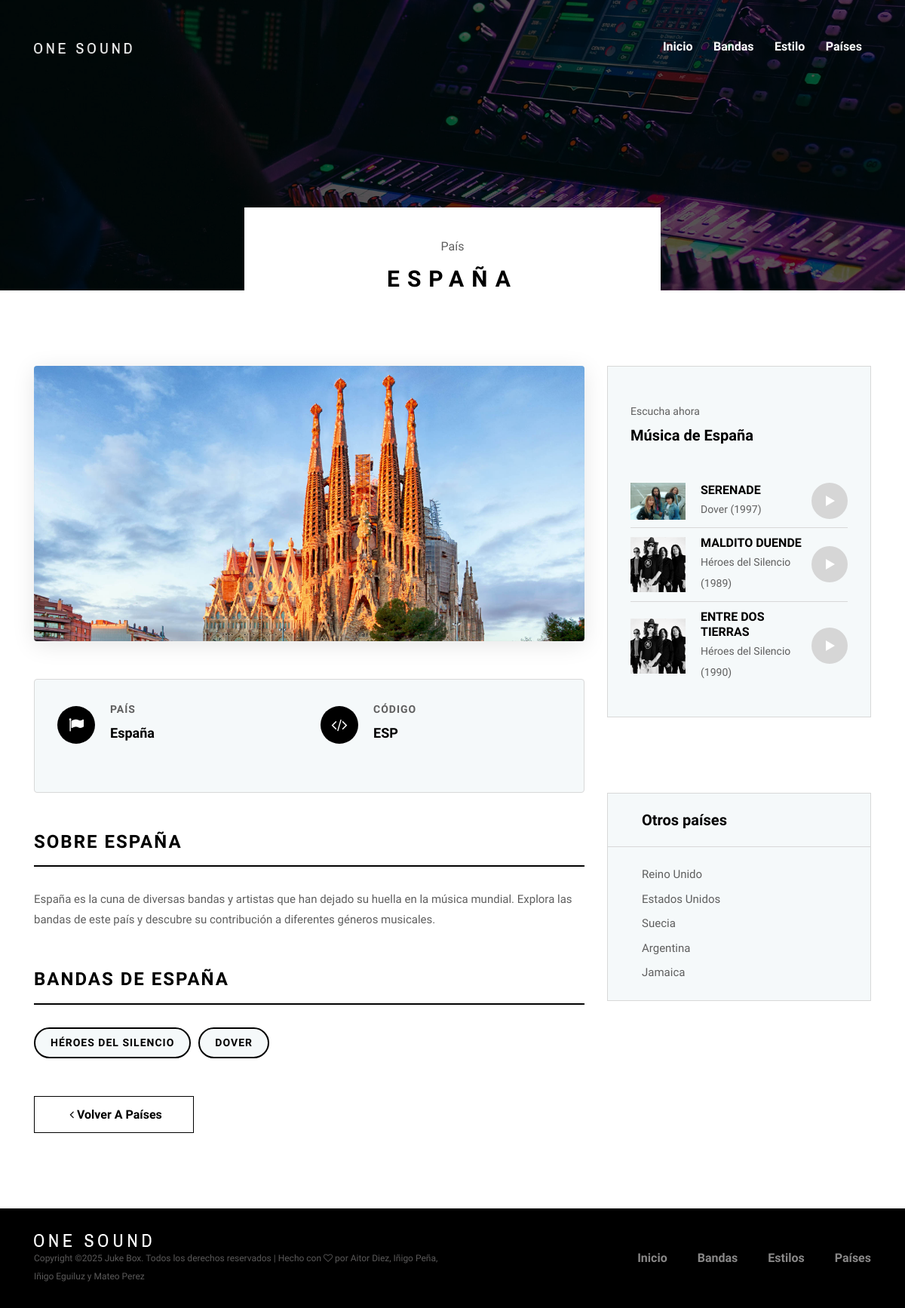
Page /pais/1/ on the committed database.
### jukeBoxApp/models.py (models this page shows, shortened)
class Pais(models.Model):
    nombre = models.CharField(max_length=100)
    codigo = models.CharField(max_length=3)
    imagen = models.ImageField(upload_to='pais/', blank=True, null=True)

class Banda(models.Model):
    nombre = models.CharField(max_length=200)
    pais_origen = models.ForeignKey(Pais, on_delete=models.CASCADE)
    estilos = models.ManyToManyField(EstiloMusical)
    anio_formacion = models.IntegerField()
    descripcion = models.TextField()
    imagen = models.ImageField(upload_to='bandas/', blank=True, null=True)

class Cancion(models.Model):
    titulo = models.CharField(max_length=200)
    banda = models.ForeignKey(Banda, on_delete=models.CASCADE, related_name='canciones')
    anio_publicacion = models.IntegerField()
    archivo_audio = models.FileField(upload_to='canciones/', blank=True, null=True)
    class Meta:
        verbose_name = "Canción"
        verbose_name_plural = "Canciones"
        ordering = ['anio_publicacion']

### jukeBoxApp/views.py (the view)
# urls.py: path('pais/<int:pk>/', views.pais_detalle, name='pais_detalle'),
def pais_detalle(request, pk):
    pais = get_object_or_404(Pais, pk=pk)
    paises_relacionados = Pais.objects.exclude(pk=pk)[:5]
    bandas_del_pais = pais.banda_set.all()
    canciones = Cancion.objects.filter(banda__in=bandas_del_pais).order_by('?')[:3]
    return render(request, 'jukeBoxApp/pais_detalle.html', {
        'pais': pais,
        'paises_relacionados': paises_relacionados,
        'canciones': canciones
    })

### jukeBoxApp/templates/jukeBoxApp/pais_detalle.html (shortened to what this page needs)
{% extends "jukeBoxApp/base.html" %}
{% load static %}
{% block breadcumb_title %}{{ pais.nombre }}{% endblock %}
{% block breadcumb_subtitle %}País{% endblock %}
{% block breadcumb_style %}background-image: url({% static 'img/bg-img/breadcumb3.jpg' %});{% endblock %}
{% block content %}
<section class="band-details-area section-padding-100">
    <div class="container">
        <div class="row">
            <div class="col-12 col-lg-8">
                <div class="band-details-content">
                    <div class="band-thumbnail mb-50">
                        {% if pais.imagen %}
                            <img src="{{ pais.imagen.url }}" alt="{{ pais.nombre }}">
                        {% else %}
                            <img src="{% static 'img/bg-img/a3.jpg' %}" alt="{{ pais.nombre }}">
                        {% endif %}
                    </div>
                    <div class="band-info-card mb-50">
                        <div class="row">
                            <div class="col-12 col-md-6 mb-30">
                                <div class="single-info-item">
                                    <div class="info-icon">
                                        <i class="fa fa-flag"></i>
                                    </div>
                                    <div class="info-content">
                                        <h6>País</h6>
                                        <p>{{ pais.nombre }}</p>
                                    </div>
                                </div>
                            </div>
                            <div class="col-12 col-md-6 mb-30">
                                <div class="single-info-item">
                                    <div class="info-icon">
                                        <i class="fa fa-code"></i>
                                    </div>
                                    <div class="info-content">
                                        <h6>Código</h6>
                                        <p>{{ pais.codigo }}</p>
                                    </div>
                                </div>
                            </div>
                        </div>
                    </div>
                    <div class="band-description mb-50">
                        <h4 class="mb-30">Sobre {{ pais.nombre }}</h4>
                        <p>{{ pais.nombre }} es la cuna de diversas bandas y artistas que han dejado su huella en la música mundial. Explora las bandas de este país y descubre su contribución a diferentes géneros musicales.</p>
                    </div>
                    <div class="band-styles mb-50">
                        <h4 class="mb-30">Bandas de {{ pais.nombre }}</h4>
                        <div class="styles-tags">
                            {% for banda in pais.banda_set.all %}
                            <a href="{% url 'banda_detalle' banda.id %}" class="style-tag">{{ banda.nombre }}</a>
                            {% endfor %}
                        </div>
                    </div>
                    <div class="back-to-list">
                        <a href="{% url 'pais_lista' %}" class="btn oneMusic-btn">
                            <i class="fa fa-angle-left"></i> Volver a Países
                        </a>
                    </div>
                </div>
            </div>
            <div class="col-12 col-lg-4">
                <div class="band-sidebar">
                    <div class="new-hits-area mb-100">
                        <div class="section-heading text-left mb-50">
                            <p>Escucha ahora</p>
                            <h5>Música de {{ pais.nombre }}</h5>
                        </div>
                        {% if canciones %}
                            {% for cancion in canciones %}
                            <div class="single-new-item d-flex align-items-center justify-content-between wow fadeInUp" data-wow-delay="{{ forloop.counter }}00ms">
                                <div class="first-part d-flex align-items-center">
                                    <div class="thumbnail">
                                        {% if cancion.banda.imagen %}
                                            <img src="{{ cancion.banda.imagen.url }}" alt="{{ cancion.titulo }}">
                                        {% else %}
                                            <img src="{% static 'img/bg-img/wt10.jpg' %}" alt="{{ cancion.titulo }}">
                                        {% endif %}
                                    </div>
                                    <div class="content-">
                                        <h6>{{ cancion.titulo }}</h6>
                                        <p>{{ cancion.banda.nombre }} ({{ cancion.anio_publicacion }})</p>
                                    </div>
                                </div>
                            </div>
                            {% endfor %}
                        {% else %}
                            <p>No hay canciones disponibles para este país.</p>
                        {% endif %}
                    </div>
                    <div class="single-widget-area mb-30">
                        <div class="widget-title">
                            <h5>Otros países</h5>
                        </div>
                        <div class="widget-content">
                            <ul>
                                {% for otro_pais in paises_relacionados %}
                                    {% if otro_pais.id != pais.id %}
                                    <li><a href="{% url 'pais_detalle' otro_pais.id %}">{{ otro_pais.nombre }}</a></li>
                                    {% endif %}
                                {% endfor %}
                            </ul>
                        </div>
                    </div>
                </div>
            </div>
        </div>
    </div>
</section>
{% endblock %}

### jukeBoxApp/static/css/classy-nav.css (style rules this page uses)
* { margin: 0; padding: 0; }
body { font-family: "Roboto", sans-serif; }
ul, ol { margin: 0; }
ul li, ol li { list-style: none; }
img { height: auto; max-width: 100%; }
.justify-content-between { justify-content: space-between; }

### rows in the picture
Pais: nombre "ESPAÑA", imagen (picture), nombre "España", codigo "ESP"
Banda: nombre "HÉROES DEL SILENCIO"
Banda: nombre "DOVER"
Cancion: banda.imagen (picture), titulo "SERENADE", banda.nombre "Dover", anio_publicacion "1997"
Cancion: banda.imagen (picture), titulo "MALDITO DUENDE", banda.nombre "Héroes del Silencio", anio_publicacion "1989"
Cancion: banda.imagen (picture), titulo "ENTRE DOS TIERRAS", banda.nombre "Héroes del Silencio", anio_publicacion "1990"
Pais: nombre "Reino Unido"
Pais: nombre "Estados Unidos"
Pais: nombre "Suecia"
Pais: nombre "Argentina"
Pais: nombre "Jamaica"
